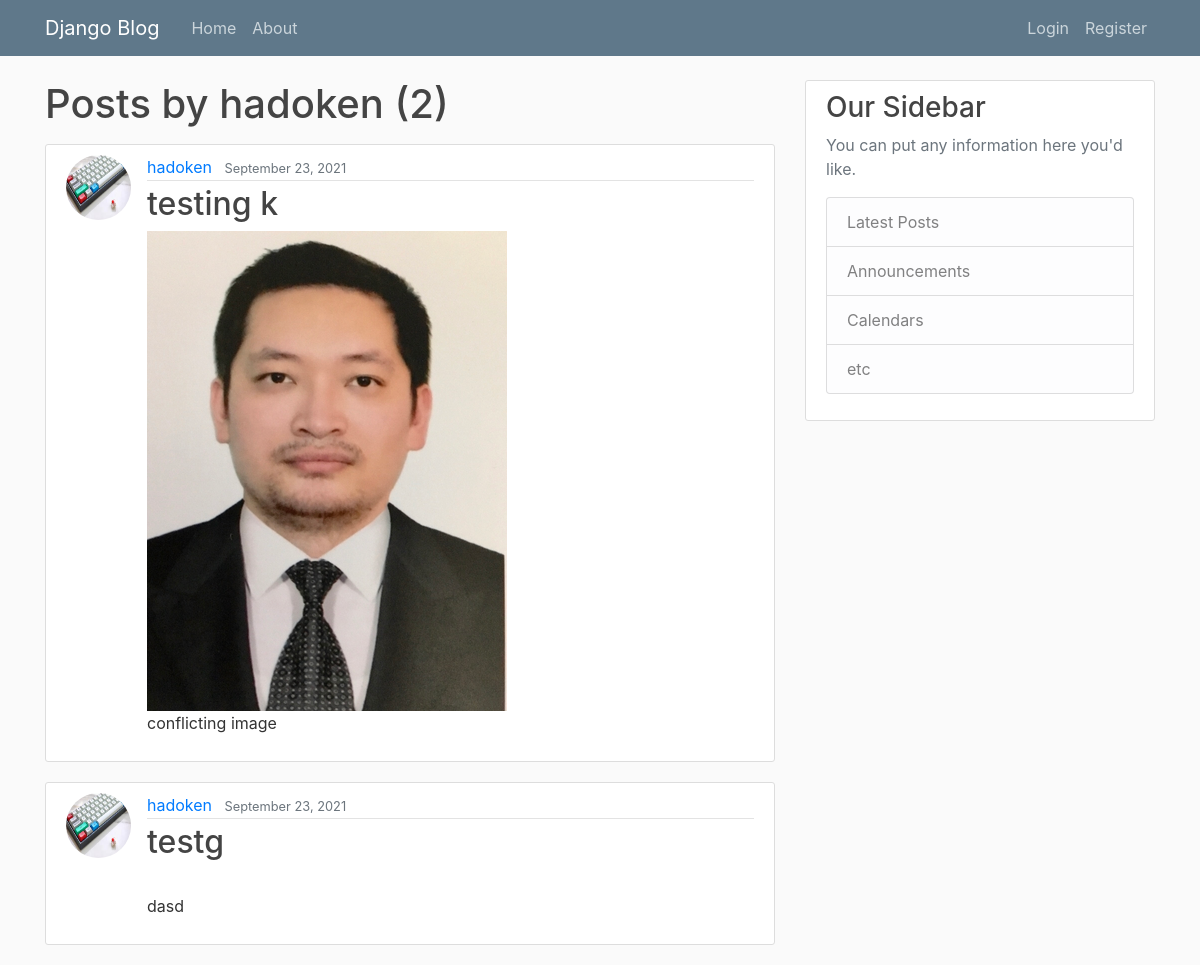
Before: /user/hadoken with the older database file.
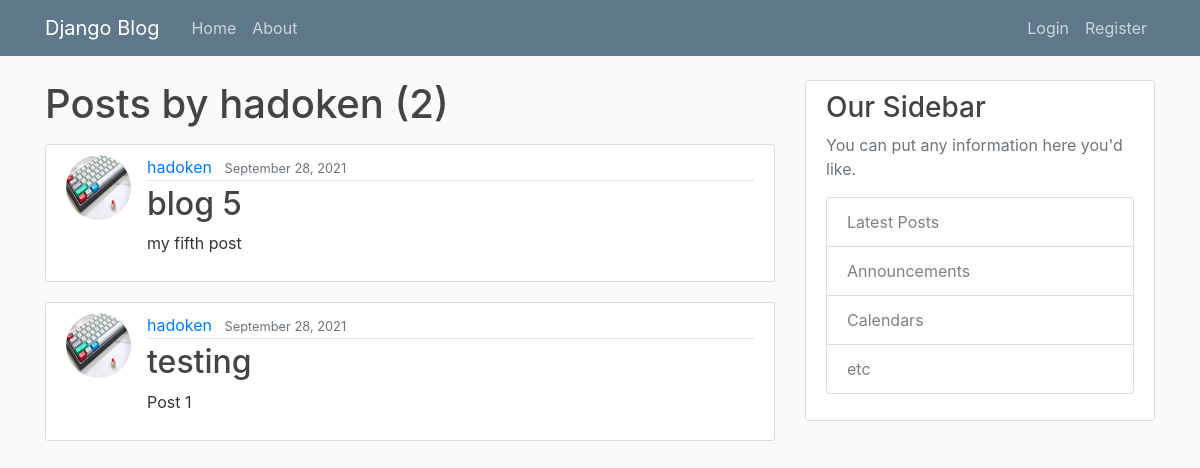
After: the same page with the newer database file.
### blog/models.py (models this page shows, shortened)
class Post(models.Model):
    title = models.CharField(max_length=100)
    content = models.TextField()
    date_posted = models.DateTimeField(default=timezone.now)
    author = models.ForeignKey(User, on_delete=models.CASCADE)
    img = ResizedImageField(size=[640,480], upload_to='media/', blank=True, null=True,quality=100)

### users/models.py (models this page shows, shortened)
class Profile(models.Model):
    user = models.OneToOneField(User,on_delete=models.CASCADE)
    image = models.ImageField(default='default.jpg',upload_to='profile_pics')

### blog/views.py (the view)
# urls.py: path('user/<str:username>', UserPostListView.as_view(), name='user-posts'),
class UserPostListView(ListView):
    model = Post
    template_name = 'blog/user_posts.html'
    context_object_name = 'posts' # set variable for template to loop through
    paginate_by = 5
    def get_queryset(self):
        user = get_object_or_404(User, username=self.kwargs.get('username'))
        return Post.objects.filter(author=user).order_by('-date_posted')

### blog/templates/blog/user_posts.html (shortened to what this page needs)
{% extends "blog/base.html" %}
{% block content %}
    <h1 class="mb-3">Posts by {{ view.kwargs.username }} ({{ page_obj.paginator.count }})</h1>
    {% for post in posts %}
    <article class="media content-section">
        <img class="rounded-circle article-img" src="{{ post.author.profile.image.url }}">
        <div class="media-body">
            <div class="article-metadata">
                <a class="mr-2" href="{% url 'user-posts' post.author.username %}">{{ post.author }}</a>
                <small class="text-muted">{{ post.date_posted|date:"F d, Y" }}</small>
            </div>
            <h2><a class="article-title" href=" {% url 'post-detail' post.id %}">{{ post.title }}</a></h2>
            {% if post.img %}
                <img src=" {{ post.img.url }}" alt="">
            {% endif %}
            <p class="article-content">{{ post.content }}</p>
        </div>
    </article>
    {% endfor %}
{% endblock content %}

Changed rows visible on the page:
removed Post: author.profile.image (picture), author "hadoken", date_posted "September 23, 2021", title "testing k", img (picture), content "conflicting image"
removed Post: author.profile.image (picture), author "hadoken", date_posted "September 23, 2021", title "testg", content "dasd"
added Post: author.profile.image (picture), author "hadoken", date_posted "September 28, 2021", title "blog 5", content "my fifth post"
added Post: author.profile.image (picture), author "hadoken", date_posted "September 28, 2021", title "testing", content "Post 1"
